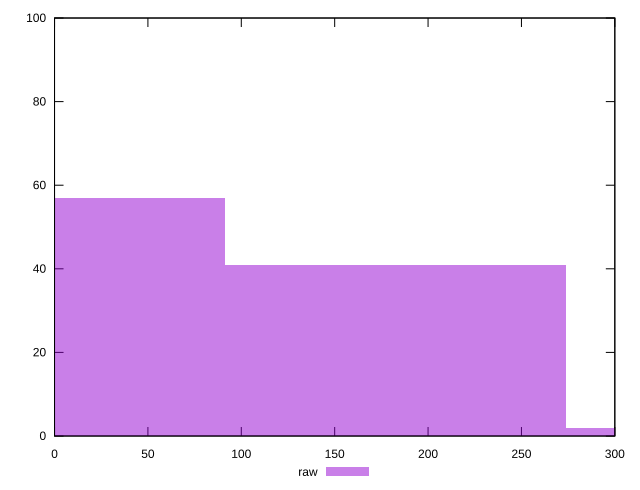

The gnuplot source for this figure:
reset

$raw <<EOF
0 57
182.4889794016519 41
364.9779588033038 2
EOF

set key outside below
set boxwidth 182.4889794016519
set xrange [0:300]
set yrange [0:100]
set trange [0:100]
set style fill transparent solid 0.5 noborder
set terminal svg size 640, 490 enhanced background rgb 'white'
set output "report/report_00029_2021-02-24T13-36-40.390Z/legacy-javascript/samples/astro/raw/histogram.svg"

plot $raw title "raw" with boxes

reset
